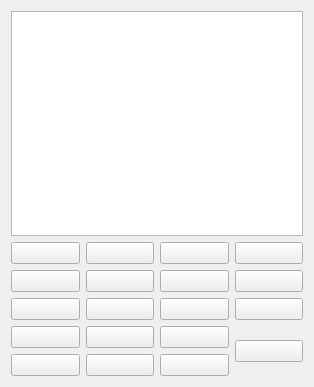
<?xml version="1.0" encoding="UTF-8"?>
<ui version="4.0">
 <class>Widget</class>
 <widget class="QWidget" name="Widget">
  <property name="geometry">
   <rect>
    <x>0</x>
    <y>0</y>
    <width>314</width>
    <height>387</height>
   </rect>
  </property>
  <property name="windowTitle">
   <string>计算机</string>
  </property>
  <property name="windowIcon">
   <iconset>
    <normaloff>C:/Users/92502/Desktop/img_cal/计算器.png</normaloff>C:/Users/92502/Desktop/img_cal/计算器.png</iconset>
  </property>
  <layout class="QVBoxLayout" name="verticalLayout">
   <item>
    <widget class="QPlainTextEdit" name="plainTextEdit"/>
   </item>
   <item>
    <layout class="QGridLayout" name="gridLayout">
     <item row="0" column="0">
      <widget class="QPushButton" name="pushButton_Clear">
       <property name="text">
        <string/>
       </property>
       <property name="icon">
        <iconset>
         <normaloff>C:/Users/92502/Desktop/img_cal/c.png</normaloff>C:/Users/92502/Desktop/img_cal/c.png</iconset>
       </property>
      </widget>
     </item>
     <item row="0" column="1">
      <widget class="QPushButton" name="pushButton_mult">
       <property name="text">
        <string/>
       </property>
       <property name="icon">
        <iconset>
         <normaloff>C:/Users/92502/Desktop/img_cal/jiajianchengchu-3.png</normaloff>C:/Users/92502/Desktop/img_cal/jiajianchengchu-3.png</iconset>
       </property>
      </widget>
     </item>
     <item row="0" column="2">
      <widget class="QPushButton" name="pushButton_divide">
       <property name="text">
        <string/>
       </property>
       <property name="icon">
        <iconset>
         <normaloff>C:/Users/92502/Desktop/img_cal/jiajianchengchu-.png</normaloff>C:/Users/92502/Desktop/img_cal/jiajianchengchu-.png</iconset>
       </property>
      </widget>
     </item>
     <item row="0" column="3">
      <widget class="QPushButton" name="pushButton_backSpace">
       <property name="text">
        <string/>
       </property>
       <property name="icon">
        <iconset>
         <normaloff>C:/Users/92502/Desktop/img_cal/tuige.png</normaloff>C:/Users/92502/Desktop/img_cal/tuige.png</iconset>
       </property>
      </widget>
     </item>
     <item row="1" column="0">
      <widget class="QPushButton" name="pushButton_7_">
       <property name="text">
        <string/>
       </property>
       <property name="icon">
        <iconset>
         <normaloff>C:/Users/92502/Desktop/img_cal/数字7.png</normaloff>C:/Users/92502/Desktop/img_cal/数字7.png</iconset>
       </property>
      </widget>
     </item>
     <item row="1" column="1">
      <widget class="QPushButton" name="pushButton_8_">
       <property name="text">
        <string/>
       </property>
       <property name="icon">
        <iconset>
         <normaloff>C:/Users/92502/Desktop/img_cal/数字8.png</normaloff>C:/Users/92502/Desktop/img_cal/数字8.png</iconset>
       </property>
      </widget>
     </item>
     <item row="1" column="2">
      <widget class="QPushButton" name="pushButton_9_">
       <property name="text">
        <string/>
       </property>
       <property name="icon">
        <iconset>
         <normaloff>C:/Users/92502/Desktop/img_cal/shuzi9.png</normaloff>C:/Users/92502/Desktop/img_cal/shuzi9.png</iconset>
       </property>
      </widget>
     </item>
     <item row="1" column="3">
      <widget class="QPushButton" name="pushButton_sub">
       <property name="text">
        <string/>
       </property>
       <property name="icon">
        <iconset>
         <normaloff>C:/Users/92502/Desktop/img_cal/jiajianchengchu-1.png</normaloff>C:/Users/92502/Desktop/img_cal/jiajianchengchu-1.png</iconset>
       </property>
      </widget>
     </item>
     <item row="2" column="0">
      <widget class="QPushButton" name="pushButton_4_">
       <property name="text">
        <string/>
       </property>
       <property name="icon">
        <iconset>
         <normaloff>C:/Users/92502/Desktop/img_cal/shuzi4.png</normaloff>C:/Users/92502/Desktop/img_cal/shuzi4.png</iconset>
       </property>
      </widget>
     </item>
     <item row="2" column="1">
      <widget class="QPushButton" name="pushButton_5_">
       <property name="text">
        <string/>
       </property>
       <property name="icon">
        <iconset>
         <normaloff>C:/Users/92502/Desktop/img_cal/shuzi5.png</normaloff>C:/Users/92502/Desktop/img_cal/shuzi5.png</iconset>
       </property>
      </widget>
     </item>
     <item row="2" column="2">
      <widget class="QPushButton" name="pushButton_6_">
       <property name="text">
        <string/>
       </property>
       <property name="icon">
        <iconset>
         <normaloff>C:/Users/92502/Desktop/img_cal/数字6.png</normaloff>C:/Users/92502/Desktop/img_cal/数字6.png</iconset>
       </property>
      </widget>
     </item>
     <item row="2" column="3">
      <widget class="QPushButton" name="pushButton_add">
       <property name="text">
        <string/>
       </property>
       <property name="icon">
        <iconset>
         <normaloff>C:/Users/92502/Desktop/img_cal/jiajianchengchu-2.png</normaloff>C:/Users/92502/Desktop/img_cal/jiajianchengchu-2.png</iconset>
       </property>
      </widget>
     </item>
     <item row="3" column="0">
      <widget class="QPushButton" name="pushButton_1_">
       <property name="text">
        <string/>
       </property>
       <property name="icon">
        <iconset>
         <normaloff>C:/Users/92502/Desktop/img_cal/shuzi1.png</normaloff>C:/Users/92502/Desktop/img_cal/shuzi1.png</iconset>
       </property>
      </widget>
     </item>
     <item row="3" column="1">
      <widget class="QPushButton" name="pushButton_2_">
       <property name="text">
        <string/>
       </property>
       <property name="icon">
        <iconset>
         <normaloff>C:/Users/92502/Desktop/img_cal/shuzi2.png</normaloff>C:/Users/92502/Desktop/img_cal/shuzi2.png</iconset>
       </property>
      </widget>
     </item>
     <item row="3" column="2">
      <widget class="QPushButton" name="pushButton_3_">
       <property name="text">
        <string/>
       </property>
       <property name="icon">
        <iconset>
         <normaloff>C:/Users/92502/Desktop/img_cal/shuzi3.png</normaloff>C:/Users/92502/Desktop/img_cal/shuzi3.png</iconset>
       </property>
      </widget>
     </item>
     <item row="3" column="3" rowspan="2">
      <widget class="QPushButton" name="pushButton_equal">
       <property name="text">
        <string/>
       </property>
       <property name="icon">
        <iconset>
         <normaloff>C:/Users/92502/Desktop/img_cal/denghao.png</normaloff>C:/Users/92502/Desktop/img_cal/denghao.png</iconset>
       </property>
      </widget>
     </item>
     <item row="4" column="0">
      <widget class="QPushButton" name="pushButton_perCent">
       <property name="maximumSize">
        <size>
         <width>16777215</width>
         <height>28</height>
        </size>
       </property>
       <property name="text">
        <string/>
       </property>
       <property name="icon">
        <iconset>
         <normaloff>C:/Users/92502/Desktop/img_cal/baifenhao-copy.png</normaloff>C:/Users/92502/Desktop/img_cal/baifenhao-copy.png</iconset>
       </property>
      </widget>
     </item>
     <item row="4" column="1">
      <widget class="QPushButton" name="pushButton_0_">
       <property name="text">
        <string/>
       </property>
       <property name="icon">
        <iconset>
         <normaloff>C:/Users/92502/Desktop/img_cal/shuzi0.png</normaloff>C:/Users/92502/Desktop/img_cal/shuzi0.png</iconset>
       </property>
      </widget>
     </item>
     <item row="4" column="2">
      <widget class="QPushButton" name="pushButton_point">
       <property name="text">
        <string/>
       </property>
       <property name="icon">
        <iconset>
         <normaloff>C:/Users/92502/Desktop/img_cal/xiaoshudian.png</normaloff>C:/Users/92502/Desktop/img_cal/xiaoshudian.png</iconset>
       </property>
      </widget>
     </item>
    </layout>
   </item>
  </layout>
 </widget>
 <resources/>
 <connections/>
</ui>
